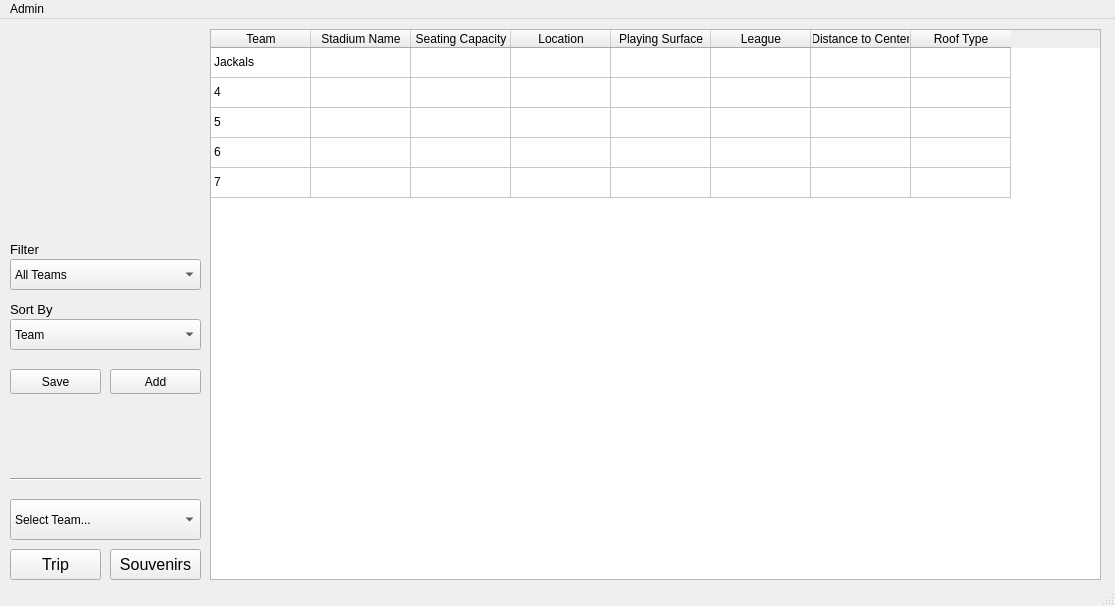
<?xml version="1.0" encoding="UTF-8"?>
<ui version="4.0">
 <class>MainWindow</class>
 <widget class="QMainWindow" name="MainWindow">
  <property name="geometry">
   <rect>
    <x>0</x>
    <y>0</y>
    <width>1115</width>
    <height>606</height>
   </rect>
  </property>
  <property name="windowTitle">
   <string>Baseball Team Trip Planner</string>
  </property>
  <property name="windowIcon">
   <iconset resource="team.qrc">
    <normaloff>:/resources/icon.png</normaloff>:/resources/icon.png</iconset>
  </property>
  <widget class="QWidget" name="centralwidget">
   <widget class="QTableWidget" name="table_main">
    <property name="geometry">
     <rect>
      <x>210</x>
      <y>10</y>
      <width>891</width>
      <height>551</height>
     </rect>
    </property>
    <property name="minimumSize">
     <size>
      <width>891</width>
      <height>0</height>
     </size>
    </property>
    <property name="editTriggers">
     <set>QAbstractItemView::NoEditTriggers</set>
    </property>
    <property name="showGrid">
     <bool>true</bool>
    </property>
    <property name="sortingEnabled">
     <bool>true</bool>
    </property>
    <attribute name="verticalHeaderVisible">
     <bool>false</bool>
    </attribute>
    <row>
     <property name="text">
      <string>New Row</string>
     </property>
    </row>
    <row>
     <property name="text">
      <string>New Row</string>
     </property>
    </row>
    <row>
     <property name="text">
      <string>New Row</string>
     </property>
    </row>
    <row>
     <property name="text">
      <string>New Row</string>
     </property>
    </row>
    <row>
     <property name="text">
      <string>New Row</string>
     </property>
    </row>
    <column>
     <property name="text">
      <string>Team</string>
     </property>
    </column>
    <column>
     <property name="text">
      <string>Stadium Name</string>
     </property>
    </column>
    <column>
     <property name="text">
      <string>Seating Capacity</string>
     </property>
    </column>
    <column>
     <property name="text">
      <string>Location</string>
     </property>
    </column>
    <column>
     <property name="text">
      <string>Playing Surface</string>
     </property>
    </column>
    <column>
     <property name="text">
      <string>League</string>
     </property>
    </column>
    <column>
     <property name="text">
      <string>Distance to Center</string>
     </property>
    </column>
    <column>
     <property name="text">
      <string>Roof Type</string>
     </property>
    </column>
    <item row="0" column="0">
     <property name="text">
      <string>Jackals</string>
     </property>
    </item>
    <item row="1" column="0">
     <property name="text">
      <string>4</string>
     </property>
    </item>
    <item row="2" column="0">
     <property name="text">
      <string>5</string>
     </property>
    </item>
    <item row="3" column="0">
     <property name="text">
      <string>6</string>
     </property>
    </item>
    <item row="4" column="0">
     <property name="text">
      <string>7</string>
     </property>
    </item>
   </widget>
   <widget class="QComboBox" name="combo_filter">
    <property name="geometry">
     <rect>
      <x>10</x>
      <y>240</y>
      <width>191</width>
      <height>31</height>
     </rect>
    </property>
    <item>
     <property name="text">
      <string>All Teams</string>
     </property>
    </item>
    <item>
     <property name="text">
      <string>American League</string>
     </property>
    </item>
    <item>
     <property name="text">
      <string>National League</string>
     </property>
    </item>
   </widget>
   <widget class="QComboBox" name="combo_sort">
    <property name="geometry">
     <rect>
      <x>10</x>
      <y>300</y>
      <width>191</width>
      <height>31</height>
     </rect>
    </property>
    <item>
     <property name="text">
      <string>Team</string>
     </property>
    </item>
    <item>
     <property name="text">
      <string>Stadium</string>
     </property>
    </item>
    <item>
     <property name="text">
      <string>Capacity</string>
     </property>
    </item>
    <item>
     <property name="text">
      <string>Location</string>
     </property>
    </item>
    <item>
     <property name="text">
      <string>Surface</string>
     </property>
    </item>
    <item>
     <property name="text">
      <string>League</string>
     </property>
    </item>
    <item>
     <property name="text">
      <string>Center Field</string>
     </property>
    </item>
    <item>
     <property name="text">
      <string>Roof Type</string>
     </property>
    </item>
   </widget>
   <widget class="QLabel" name="label_sort">
    <property name="geometry">
     <rect>
      <x>10</x>
      <y>280</y>
      <width>51</width>
      <height>20</height>
     </rect>
    </property>
    <property name="font">
     <font>
      <pointsize>10</pointsize>
     </font>
    </property>
    <property name="text">
     <string>Sort By</string>
    </property>
   </widget>
   <widget class="QLabel" name="label_filter">
    <property name="geometry">
     <rect>
      <x>10</x>
      <y>220</y>
      <width>51</width>
      <height>20</height>
     </rect>
    </property>
    <property name="font">
     <font>
      <pointsize>10</pointsize>
     </font>
    </property>
    <property name="text">
     <string>Filter</string>
    </property>
   </widget>
   <widget class="QComboBox" name="combo_team">
    <property name="geometry">
     <rect>
      <x>10</x>
      <y>480</y>
      <width>191</width>
      <height>41</height>
     </rect>
    </property>
    <item>
     <property name="text">
      <string>Select Team...</string>
     </property>
    </item>
    <item>
     <property name="text">
      <string>New Item</string>
     </property>
    </item>
    <item>
     <property name="text">
      <string>New Item</string>
     </property>
    </item>
    <item>
     <property name="text">
      <string>New Item</string>
     </property>
    </item>
   </widget>
   <widget class="QPushButton" name="push_souvenirs">
    <property name="geometry">
     <rect>
      <x>110</x>
      <y>530</y>
      <width>91</width>
      <height>31</height>
     </rect>
    </property>
    <property name="font">
     <font>
      <pointsize>12</pointsize>
     </font>
    </property>
    <property name="text">
     <string>Souvenirs</string>
    </property>
   </widget>
   <widget class="QPushButton" name="push_plan">
    <property name="geometry">
     <rect>
      <x>10</x>
      <y>530</y>
      <width>91</width>
      <height>31</height>
     </rect>
    </property>
    <property name="font">
     <font>
      <pointsize>12</pointsize>
      <weight>50</weight>
      <bold>false</bold>
     </font>
    </property>
    <property name="text">
     <string>Trip</string>
    </property>
   </widget>
   <widget class="QLabel" name="label_logo">
    <property name="geometry">
     <rect>
      <x>10</x>
      <y>10</y>
      <width>191</width>
      <height>191</height>
     </rect>
    </property>
    <property name="text">
     <string/>
    </property>
    <property name="pixmap">
     <pixmap resource="team.qrc">:/resources/logo.png</pixmap>
    </property>
    <property name="scaledContents">
     <bool>true</bool>
    </property>
   </widget>
   <widget class="Line" name="line">
    <property name="geometry">
     <rect>
      <x>10</x>
      <y>450</y>
      <width>191</width>
      <height>20</height>
     </rect>
    </property>
    <property name="orientation">
     <enum>Qt::Horizontal</enum>
    </property>
   </widget>
   <widget class="QToolButton" name="saveButton">
    <property name="geometry">
     <rect>
      <x>10</x>
      <y>350</y>
      <width>91</width>
      <height>25</height>
     </rect>
    </property>
    <property name="text">
     <string>Save</string>
    </property>
    <property name="icon">
     <iconset>
      <normaloff>../saveIcon.png</normaloff>../saveIcon.png</iconset>
    </property>
    <property name="iconSize">
     <size>
      <width>29</width>
      <height>29</height>
     </size>
    </property>
   </widget>
   <widget class="QPushButton" name="addButton">
    <property name="geometry">
     <rect>
      <x>110</x>
      <y>350</y>
      <width>91</width>
      <height>25</height>
     </rect>
    </property>
    <property name="text">
     <string>Add</string>
    </property>
   </widget>
  </widget>
  <widget class="QMenuBar" name="menubar">
   <property name="geometry">
    <rect>
     <x>0</x>
     <y>0</y>
     <width>1115</width>
     <height>21</height>
    </rect>
   </property>
   <widget class="QMenu" name="menuAdmin">
    <property name="title">
     <string>Admin</string>
    </property>
    <addaction name="actionLogin"/>
    <addaction name="actionLog_Out"/>
    <addaction name="separator"/>
    <addaction name="actionSave"/>
   </widget>
   <addaction name="menuAdmin"/>
  </widget>
  <widget class="QStatusBar" name="statusbar"/>
  <action name="actionLogin">
   <property name="text">
    <string>Login</string>
   </property>
  </action>
  <action name="actionLog_Out">
   <property name="text">
    <string>Log out</string>
   </property>
  </action>
  <action name="actionSave">
   <property name="text">
    <string>Save</string>
   </property>
  </action>
 </widget>
 <resources>
  <include location="team.qrc"/>
 </resources>
 <connections/>
</ui>
